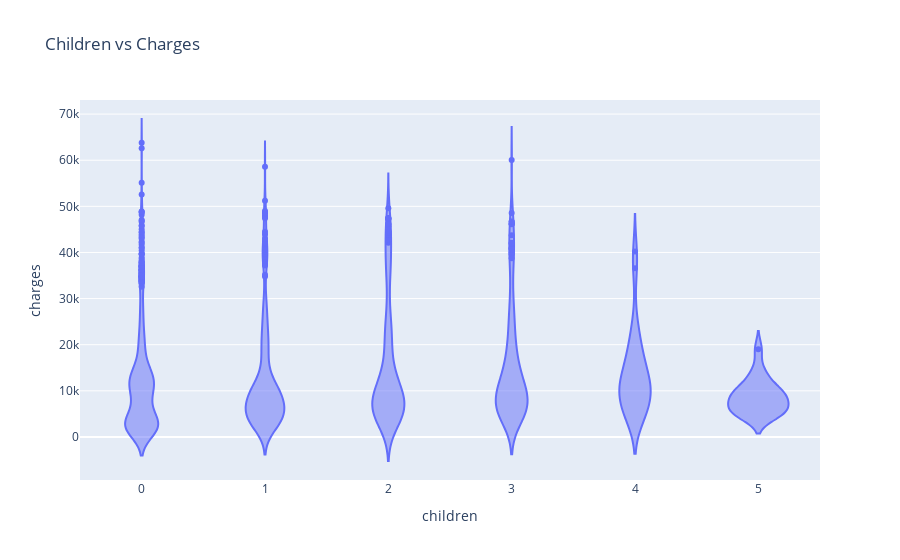

Here is the notebook cell this chart was saved with:
### Code cell
fig = px.violin(medical_df,x='children', y='charges', title="Children vs Charges")
fig.write_image("children_and_charges.png")
fig.show()

### Figure 1 — Plotly figure (JSON) as saved in the notebook; plotly's stock layout.template omitted (floating-point values rounded to 4 significant figures; data arrays with more than 128 entries replaced by an {"elided": "..."} marker saying what was removed)
{"data": [{"alignmentgroup": "True", "box": {"visible": false}, "hovertemplate": "children=%{x}<br>charges=%{y}<extra></extra>", "legendgroup": "", "marker": {"color": "#636efa"}, "name": "", "offsetgroup": "", "orientation": "v", "scalegroup": "True", "showlegend": false, "type": "violin", "x": {"elided": "1338 int values"}, "x0": " ", "xaxis": "x", "y": {"elided": "1338 float values"}, "y0": " ", "yaxis": "y"}], "layout": {"legend": {"tracegroupgap": 0}, "title": {"text": "Children vs Charges"}, "violinmode": "group", "xaxis": {"anchor": "y", "domain": [0, 1], "title": {"text": "children"}}, "yaxis": {"anchor": "x", "domain": [0, 1], "title": {"text": "charges"}}}}
